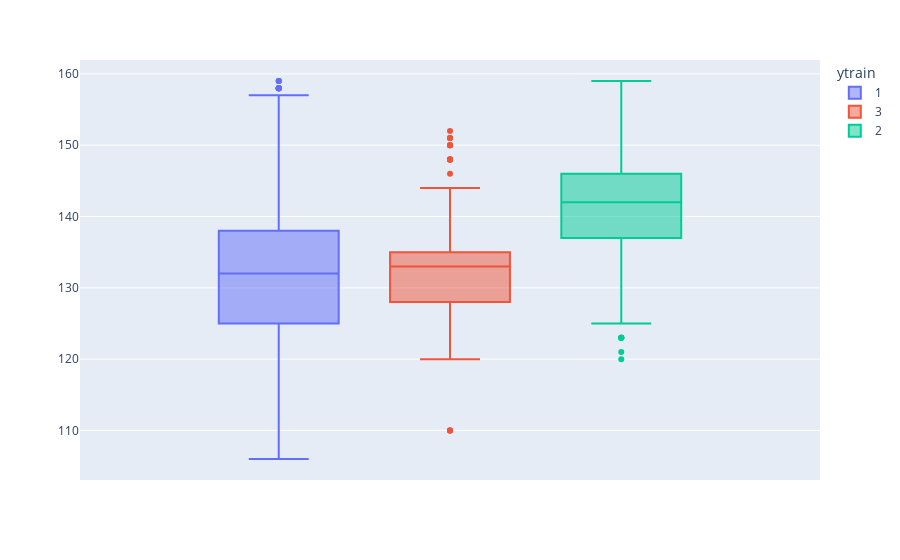

Notebook code for this chart:
### Code cell
df = pd.DataFrame({'Xtrain':X_train[:, 0], 'ytrain':y_train})

fig = px.box(df, 
                y='Xtrain', 
                color='ytrain'
            )
fig.update_yaxes(title=None)
fig.show()

### Figure 1 — Plotly figure (JSON) as saved in the notebook; plotly's stock layout.template omitted (floating-point values rounded to 4 significant figures; data arrays with more than 128 entries replaced by an {"elided": "..."} marker saying what was removed)
{"data": [{"alignmentgroup": "True", "hovertemplate": "ytrain=1<br>Xtrain=%{y}<extra></extra>", "legendgroup": "1", "marker": {"color": "#636efa"}, "name": "1", "notched": false, "offsetgroup": "1", "orientation": "v", "showlegend": true, "type": "box", "x0": " ", "xaxis": "x", "y": {"elided": "1245 int values"}, "y0": " ", "yaxis": "y"}, {"alignmentgroup": "True", "hovertemplate": "ytrain=3<br>Xtrain=%{y}<extra></extra>", "legendgroup": "3", "marker": {"color": "#EF553B"}, "name": "3", "notched": false, "offsetgroup": "3", "orientation": "v", "showlegend": true, "type": "box", "x0": " ", "xaxis": "x", "y": [148, 120, 128, 148, 120, 140, 133, 133, 120, 120, 134, 150, 128, 144, 150, 128, 130, 129, 135, 123, 141, 120, 120, 133, 129, 134, 129, 136, 133, 130, 133, 137, 122, 123, 150, 110, 144, 135, 146, 150, 132, 138, 130, 130, 133, 121, 134, 133, 134, 129, 134, 134, 133, 131, 152, 151, 140, 133, 133, 121, 132, 129, 133, 123, 133, 138, 138, 130, 120, 128, 144, 131, 133, 134, 128, 124, 120, 131, 133, 133, 130, 123, 120, 120, 122, 129, 131, 130, 144, 128, 123, 128, 151, 134, 148, 133, 110, 110, 128, 133, 121, 135, 123, 133, 140, 148, 128, 131, 134, 121, 128, 130, 151, 124, 134, 135, 148, 130, 148, 134, 133, 130, 110, 128, 135, 133], "y0": " ", "yaxis": "y"}, {"alignmentgroup": "True", "hovertemplate": "ytrain=2<br>Xtrain=%{y}<extra></extra>", "legendgroup": "2", "marker": {"color": "#00cc96"}, "name": "2", "notched": false, "offsetgroup": "2", "orientation": "v", "showlegend": true, "type": "box", "x0": " ", "xaxis": "x", "y": {"elided": "223 int values"}, "y0": " ", "yaxis": "y"}], "layout": {"boxmode": "group", "legend": {"title": {"text": "ytrain"}, "tracegroupgap": 0}, "margin": {"t": 60}, "xaxis": {"anchor": "y", "domain": [0, 1]}, "yaxis": {"anchor": "x", "domain": [0, 1], "title": {}}}}
